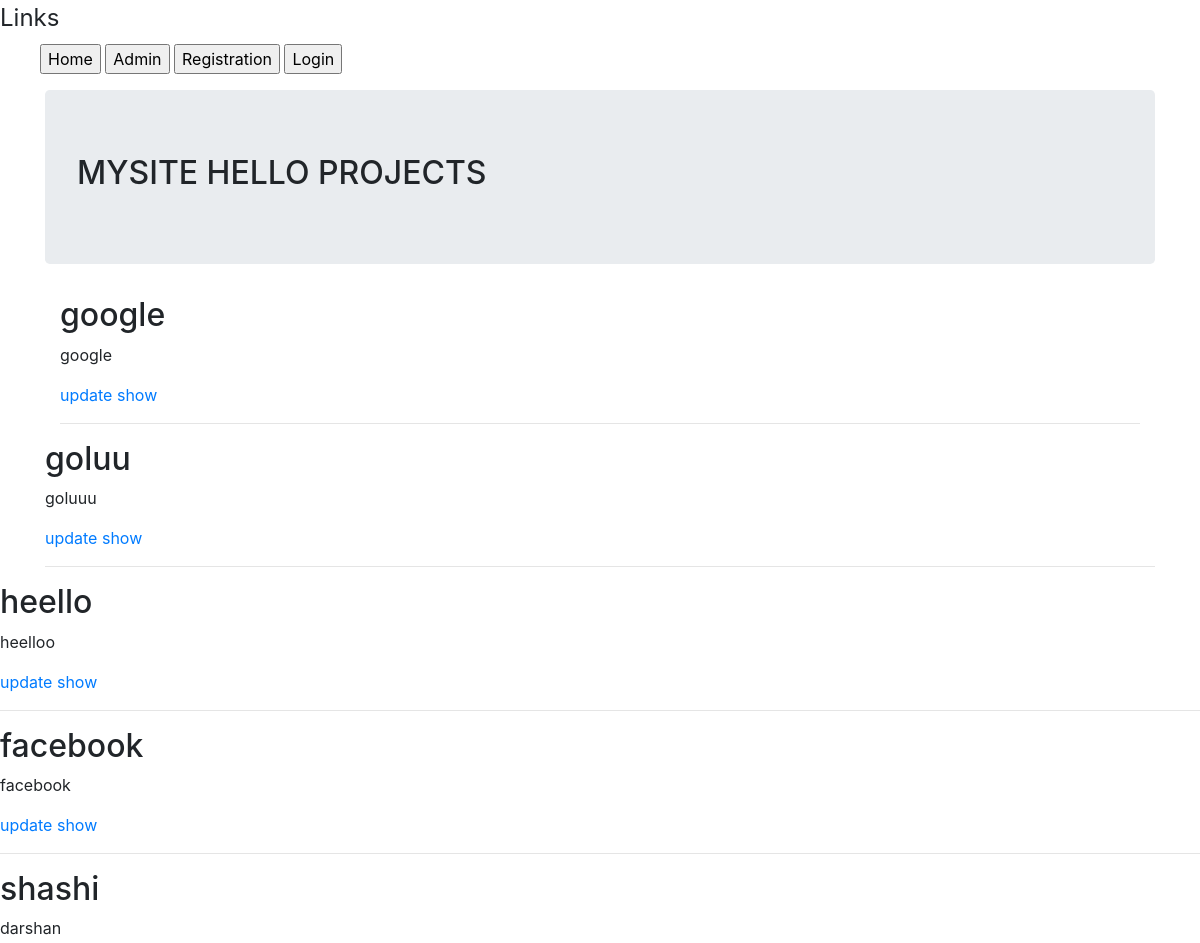
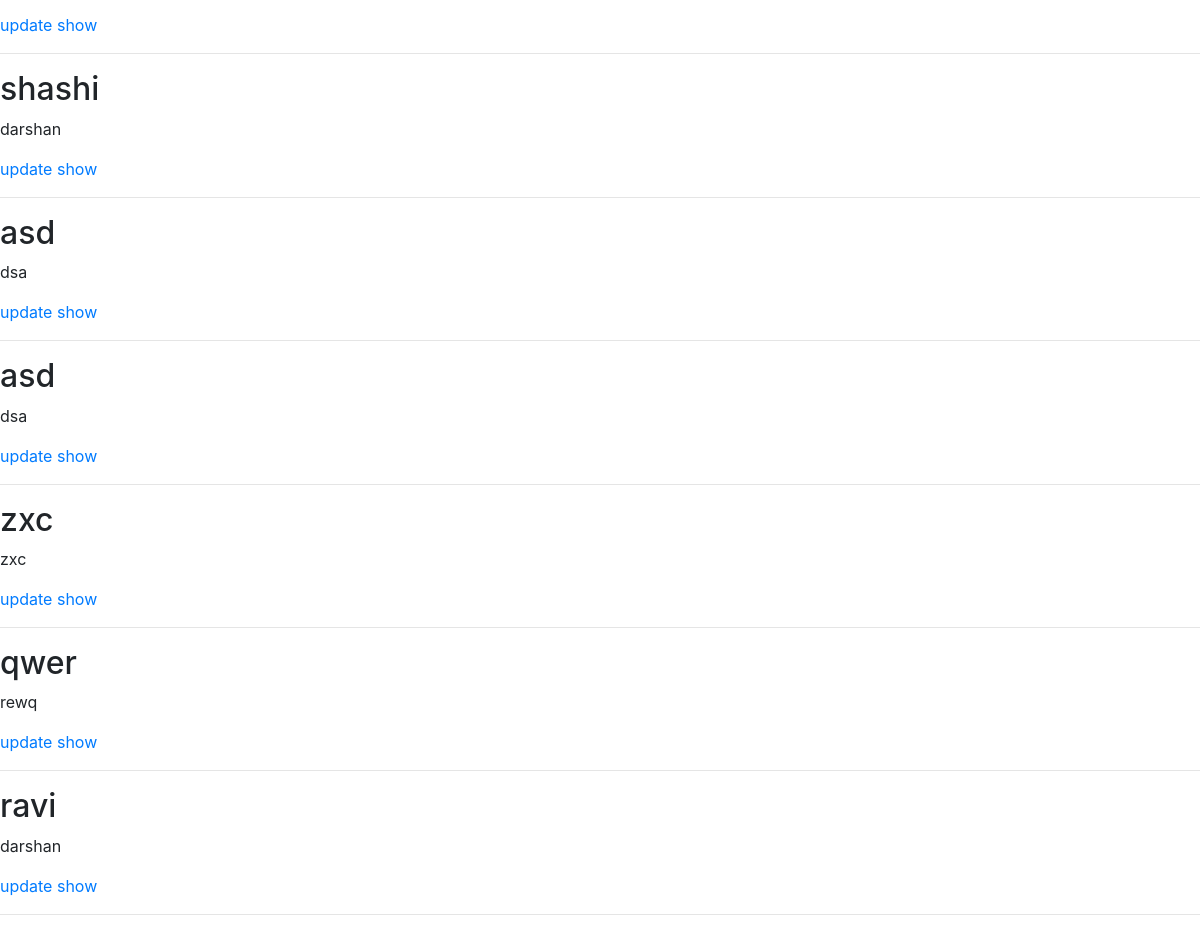
The app's page /show_db/ with its own data (2 pictures, top to bottom).
### hello/models.py (models this page shows, shortened)
class Registration(models.Model):
    Firstname = models.CharField(max_length=10)
    Lastname = models.CharField(max_length=10)
    Image = models.ImageField(upload_to='media', default=0)

### hello/views.py (the view)
# urls.py: path('show_db/', views.show_db, name='show_db'),
def show_db(request):
    obj = Registration.objects.all()
    return render(request, "hello/index.html", {'obj': obj})

### templates/hello/index.html (shortened to what this page needs)
{% extends "hello/base.html" %}
{% block body_block %}
{% load staticfiles %}
<div class="jumbotron">
    <h2>MYSITE HELLO PROJECTS</h2>
</div>
<div class="container-fluid">
    <div class="row">
        <div class="col-sm-12">
            {% for i in obj %}
            <h2>{{ i.Firstname }}</h2>
            <p>{{ i.Lastname }}</p>
            <a href="{% url 'hello:edit_account' %}">update</a>
            <a href="{% url 'hello:show_db' %}">show</a>
            <hr>
        </div>
   </div>
</div>
{% endfor %}
{% endblock %}

### templates/hello/base.html (shortened to what this page needs)
<!DOCTYPE html>
{% load static %}
<html lang="en">
<link rel="stylesheet" href="https://stackpath.bootstrapcdn.com/bootstrap/4.3.1/css/bootstrap.min.css"
>
<head>
</head>
<body>
            <fieldset>
                <LEGEND>Links</LEGEND>
            <ul>
                <a href="{% url 'hello:index' %}"> <input type="button" name="" value="Home">  </a>
                <a href="{% url 'admin:index' %}"> <input type="button" name="" value="Admin"> </a>
                <a href="{% url 'hello:register' %}"> <input type="button" name="" value="Registration"> </a>
                {% if user.is_authenticated %}
                <a href="{% url 'hello:user_logout' %}">     <input type="button" name="" value="Logout"> </a>
                <a href="{% url 'hello:delete_account' %}"> <input type="button" name="" value="Delete Account"> </a>
                <a href="{% url 'hello:show_db' %}">       <input type="button" name="" value="Show DataBase"> </a>
                <a href="{% url 'hello:delete_db' %}">   <input type="button" name="" value="Delete DataBase"> </a>
                <a href="{% url 'hello:edit_account' uni.id %}"> <input type="button" name="" value="Edit Account"> </a>
                <p>Successfully login!</p>
                {% else %}
                <a href="{% url 'hello:user_login' %}"><input type="button" name="" value="Login"></a>
                {% endif %}
            </ul>
            </fieldset>
    <div class="container">
        {% block body_block %}
        {% endblock %}
</body>
</html>

### records on screen
Registration: Firstname "google", Lastname "google"
Registration: Firstname "goluu", Lastname "goluuu"
Registration: Firstname "heello", Lastname "heelloo"
Registration: Firstname "facebook", Lastname "facebook"
Registration: Firstname "shashi", Lastname "darshan"
Registration: Firstname "shashi", Lastname "darshan"
Registration: Firstname "asd", Lastname "dsa"
Registration: Firstname "asd", Lastname "dsa"
Registration: Firstname "zxc", Lastname "zxc"
Registration: Firstname "qwer", Lastname "rewq"
Registration: Firstname "ravi", Lastname "darshan"
